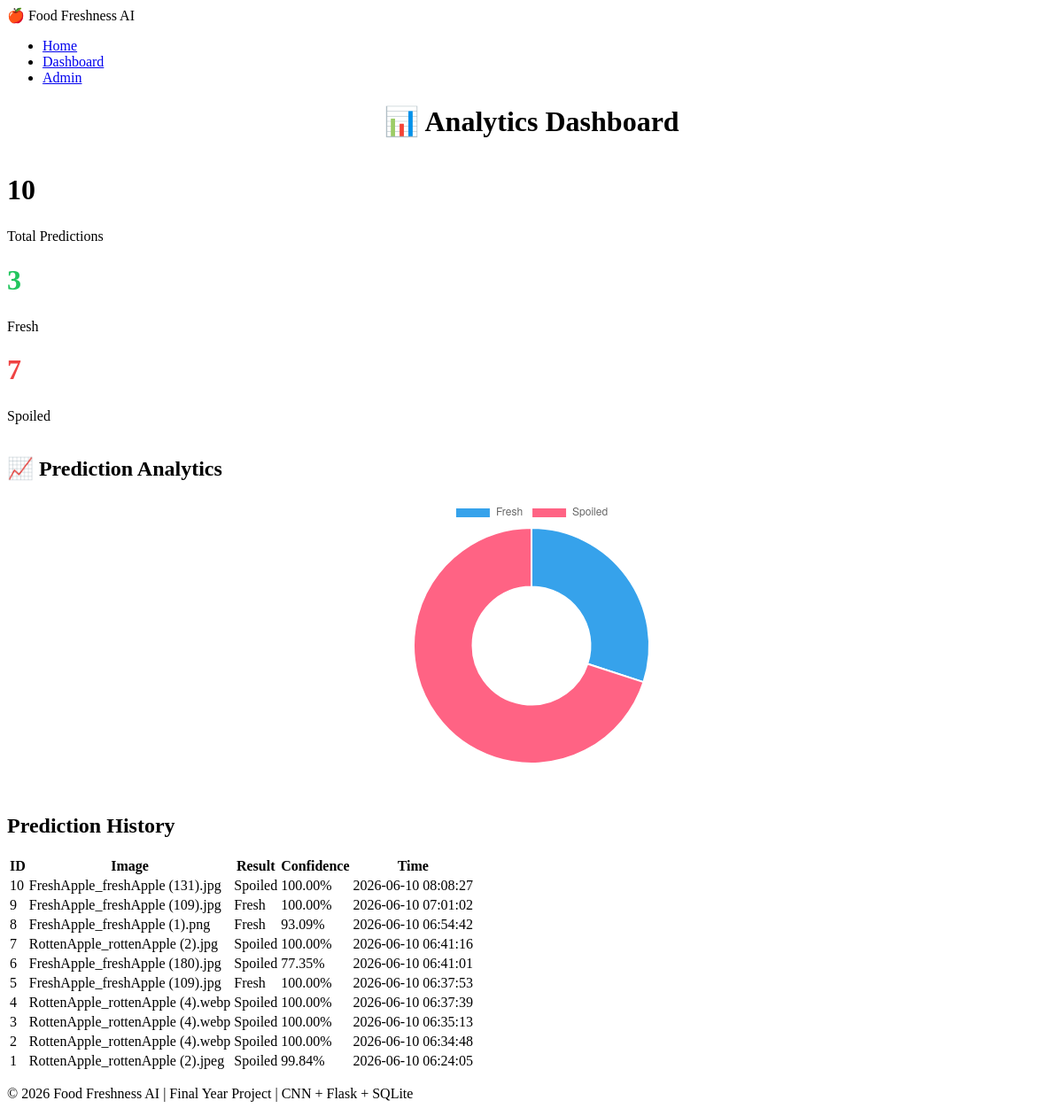
/dashboard, run on the app's committed database.
### tables this page shows
CREATE TABLE predictions (
    id INTEGER PRIMARY KEY AUTOINCREMENT,
    image_name TEXT,
    result TEXT,
    confidence REAL,
    timestamp DATETIME DEFAULT CURRENT_TIMESTAMP
);

### app.py (the view)
@app.route("/dashboard")
def dashboard():
    cursor.execute("""
    SELECT *
    FROM predictions
    ORDER BY id DESC
    """)
    data = cursor.fetchall()
    cursor.execute("""
    SELECT COUNT(*)
    FROM predictions
    """)
    total = cursor.fetchone()[0]
    cursor.execute("""
    SELECT COUNT(*)
    FROM predictions
    WHERE result='Fresh'
    """)
    fresh = cursor.fetchone()[0]
    cursor.execute("""
    SELECT COUNT(*)
    FROM predictions
    WHERE result='Spoiled'
    """)
    spoiled = cursor.fetchone()[0]
    return render_template(
        "dashboard.html",
        data=data,
        total=total,
        fresh=fresh,
        spoiled=spoiled
    )

### templates/dashboard.html
{% extends "base.html" %}
{% block content %}
<div class="dashboard">
    <h1 style="text-align:center;margin-bottom:40px;">
        📊 Analytics Dashboard
    </h1>
    <div class="stats">
        <div class="stat-card">
            <h1>{{ total }}</h1>
            <p>Total Predictions</p>
        </div>
        <div class="stat-card">
            <h1 style="color:#22c55e;">
                {{ fresh }}
            </h1>
            <p>Fresh</p>
        </div>
        <div class="stat-card">
            <h1 style="color:#ef4444;">
                {{ spoiled }}
            </h1>
            <p>Spoiled</p>
        </div>
    </div>
    <div class="feature-card">
        <h2>📈 Prediction Analytics</h2>
        <canvas id="myChart"></canvas>
    </div>
    <br><br>
    <div class="feature-card">
        <h2>Prediction History</h2>
        <table>
            <tr>
                <th>ID</th>
                <th>Image</th>
                <th>Result</th>
                <th>Confidence</th>
                <th>Time</th>
            </tr>
            {% for row in data %}
            <tr>
                <td>{{ row[0] }}</td>
                <td>{{ row[1] }}</td>
                <td>
                    {% if row[2] == "Fresh" %}
                    <span class="fresh">Fresh</span>
                    {% else %}
                    <span class="spoiled">Spoiled</span>
                    {% endif %}
                </td>
                <td>{{ "%.2f"|format(row[3]) }}%</td>
                <td>{{ row[4] }}</td>
            </tr>
            {% endfor %}
        </table>
    </div>
</div>
<script>
new Chart(
document.getElementById('myChart'),
{
type:'doughnut',
data:{
labels:['Fresh','Spoiled'],
datasets:[{
data:[
{{ fresh }},
{{ spoiled }}
]
}]
}
});
</script>
{% endblock %}

### templates/base.html (shortened to what this page needs)
<!DOCTYPE html>
<html lang="en">
<head>
    <link rel="stylesheet"
        href="{{ url_for('static', filename='css/style.css') }}">
</head>
<body>
    <nav class="navbar">
        <div class="logo">
            🍎 Food Freshness AI
        </div>
        <ul class="nav-links">
            <li>
                <a href="/">Home</a>
            </li>
            <li>
                <a href="/dashboard">Dashboard</a>
            </li>
            <li>
                <a href="/admin">Admin</a>
            </li>
        </ul>
    </nav>
    <main>
        {% block content %}
        {% endblock %}
    </main>
    <footer class="footer">
        <p>
            © 2026 Food Freshness AI |
            Final Year Project |
            CNN + Flask + SQLite
        </p>
    </footer>
</body>
</html>

### static/css/style.css (style rules this page uses)
.dashboard h1 { margin-bottom:25px; }
canvas { max-width:400px; margin:auto; }
.feature-card table { margin-top:20px; }
.feature-card { overflow:auto; }

### data on the page
predictions: id "10", image_name "FreshApple_freshApple (131).jpg", result "Spoiled", confidence "100.00", timestamp "2026-06-10 08:08:27"
predictions: id "9", image_name "FreshApple_freshApple (109).jpg", result "Fresh", confidence "100.00", timestamp "2026-06-10 07:01:02"
predictions: id "8", image_name "FreshApple_freshApple (1).png", result "Fresh", confidence "93.09", timestamp "2026-06-10 06:54:42"
predictions: id "7", image_name "RottenApple_rottenApple (2).jpg", result "Spoiled", confidence "100.00", timestamp "2026-06-10 06:41:16"
predictions: id "6", image_name "FreshApple_freshApple (180).jpg", result "Spoiled", confidence "77.35", timestamp "2026-06-10 06:41:01"
predictions: id "5", image_name "FreshApple_freshApple (109).jpg", result "Fresh", confidence "100.00", timestamp "2026-06-10 06:37:53"
predictions: id "4", image_name "RottenApple_rottenApple (4).webp", result "Spoiled", confidence "100.00", timestamp "2026-06-10 06:37:39"
predictions: id "3", image_name "RottenApple_rottenApple (4).webp", result "Spoiled", confidence "100.00", timestamp "2026-06-10 06:35:13"
predictions: id "2", image_name "RottenApple_rottenApple (4).webp", result "Spoiled", confidence "100.00", timestamp "2026-06-10 06:34:48"
predictions: id "1", image_name "RottenApple_rottenApple (2).jpeg", result "Spoiled", confidence "99.84", timestamp "2026-06-10 06:24:05"

### other printed values
{{ total }} "10"
{{ fresh }} "3"
{{ spoiled }} "7"
chart data {{ fresh }} 3
chart data {{ spoiled }} 7
